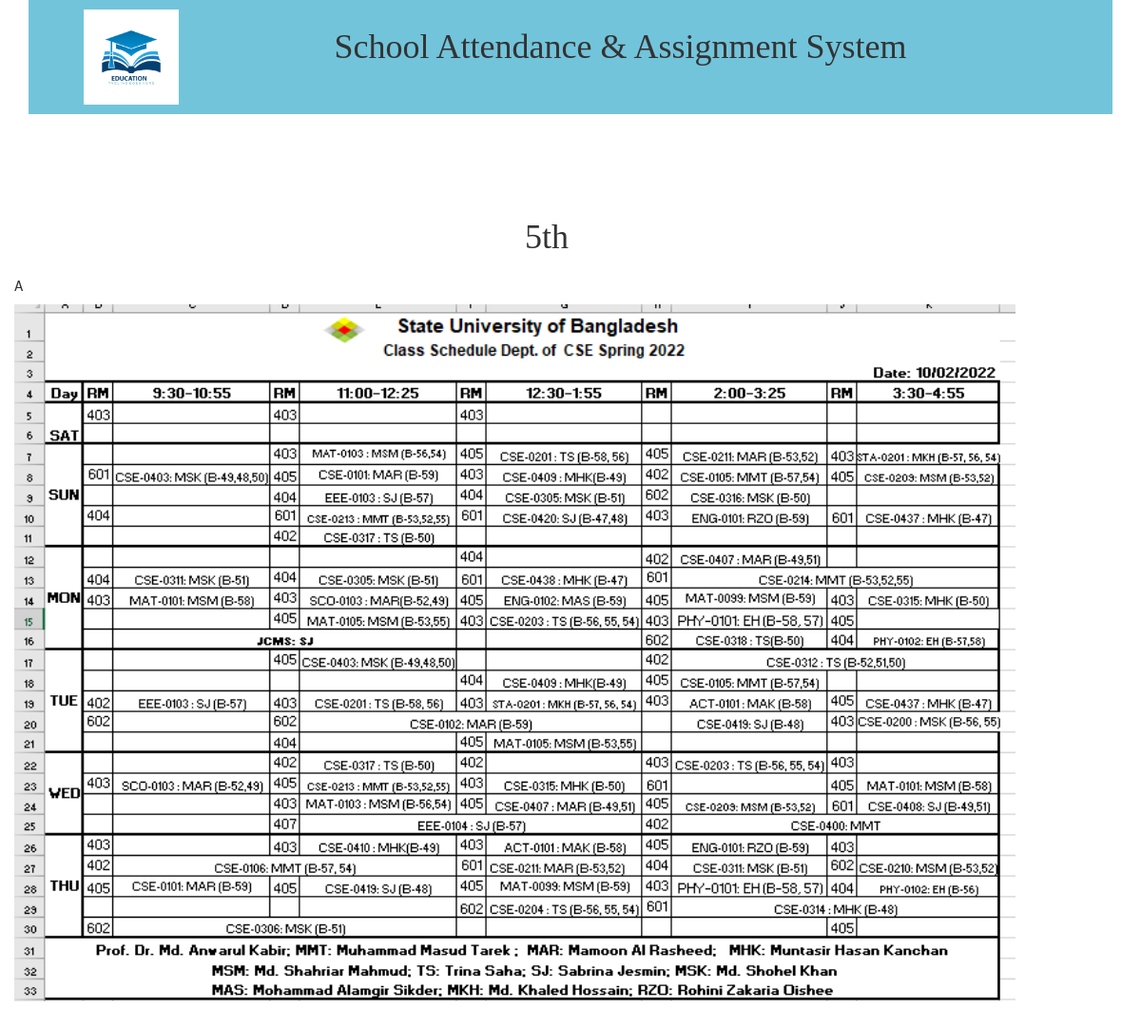
Screenshot of /notice_detail.php?id=17 with the database file from the repository.
### tables this page shows
CREATE TABLE `notice` (
  `nid` int(11) NOT NULL,
  `title` varchar(100) NOT NULL,
  `detail` varchar(500) NOT NULL,
  `picture` varchar(500) NOT NULL
);

### notice_detail.php (the view, shortened to what this page needs)
<!DOCTYPE html>
<html lang="en">
  <head>
    <link href="css/bootstrap.min.css" rel="stylesheet">
	<link href="css/dataTables.bootstrap4.min.css" rel="stylesheet">
  </head>
  <body>
    <div class="container">
	<?php include 'header.php';?>
	<?php
require_once './admin/dbcon.php';
$notice_id=$_GET['id'];
$db_sinfo=mysqli_query($link,"SELECT * FROM `notice` WHERE `nid`='$notice_id'");
  while($row = mysqli_fetch_assoc($db_sinfo)) { ?>
<div class="row notice">
	<h1 class="text-center"><?php echo $row['title']; ?></h1>
<p> <?php echo $row['detail']; ?></p>
	<img class="img-fluid" alt="Responsive image" src="admin/notice/<?php echo $row["picture"]; ?>" />
</div>
  <?php
  }
?>
	</div>
	<br /><br />
  </body>
</html>

### notice_detail.php (style rules this page uses)
.container { min-height:500px; }
img { width:100px; }
.img-fluid { width:90%; }

### header.php (style rules this page uses)
.row h1 { font-family: "Times New Roman", Times, serif; padding: 10px; margin-right: 50px; }

### rows the page displays
notice: title "5th", detail "A", picture (picture)
